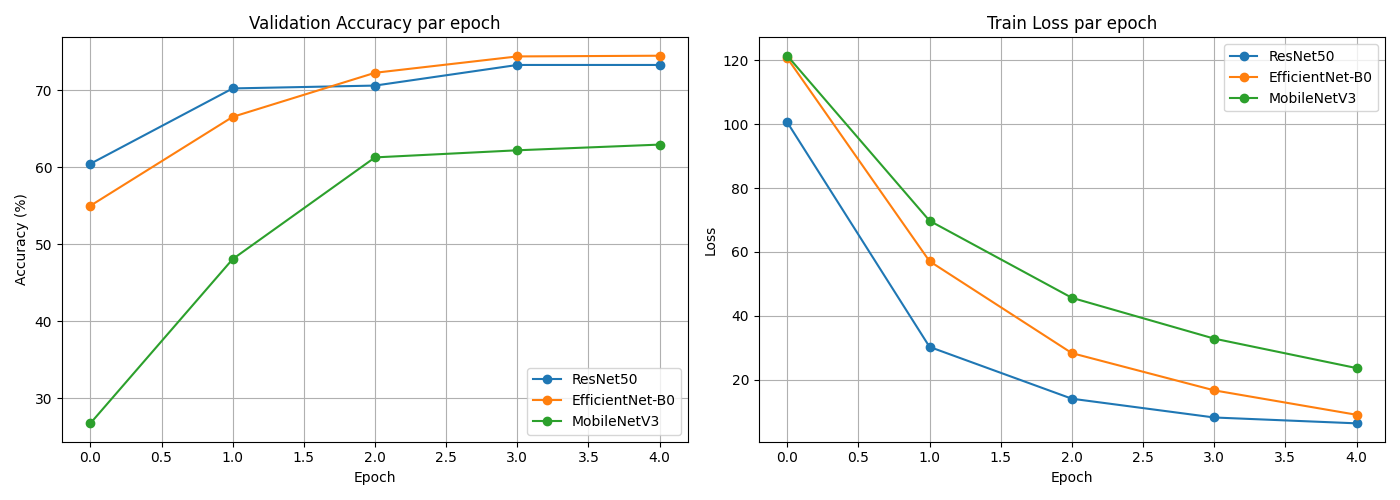

The Python source for this figure:
import torch
import torch.nn as nn
from torchvision import datasets, transforms
from torchvision.models import (
    resnet50, ResNet50_Weights,
    efficientnet_b0, EfficientNet_B0_Weights,
    mobilenet_v3_small, MobileNet_V3_Small_Weights
)
from torch.utils.data import DataLoader
import time
import matplotlib.pyplot as plt

# -----------------------
# PARAMETRES
# -----------------------
batch_size = 64
epochs = 5
lr = 0.0003
train_path = "dataset/train"
val_path = "dataset/val"
device = torch.device("cuda" if torch.cuda.is_available() else "cpu")
print("Device :", device)

# -----------------------
# TRANSFORMATIONS
# -----------------------
train_transform = transforms.Compose([
    transforms.Resize((224, 224)),
    transforms.RandomHorizontalFlip(),
    transforms.RandomRotation(20),
    transforms.ColorJitter(brightness=0.3, contrast=0.3),
    transforms.ToTensor(),
    transforms.Normalize(mean=[0.485, 0.456, 0.406],
                         std=[0.229, 0.224, 0.225])
])

val_transform = transforms.Compose([
    transforms.Resize((224, 224)),
    transforms.ToTensor(),
    transforms.Normalize(mean=[0.485, 0.456, 0.406],
                         std=[0.229, 0.224, 0.225])
])

# -----------------------
# DATASETS
# -----------------------
train_dataset = datasets.ImageFolder(train_path, transform=train_transform)
val_dataset   = datasets.ImageFolder(val_path,   transform=val_transform)
num_classes   = len(train_dataset.classes)

train_loader = DataLoader(train_dataset, batch_size=batch_size, shuffle=True)
val_loader   = DataLoader(val_dataset,   batch_size=batch_size)

# -----------------------
# FONCTION D'ENTRAINEMENT
# -----------------------
def train_model(model, model_name):
    print(f"\n{'='*40}")
    print(f"  Entraînement : {model_name}")
    print(f"{'='*40}")

    model = model.to(device)
    criterion = nn.CrossEntropyLoss()
    optimizer = torch.optim.Adam(model.parameters(), lr=lr)

    history = {"train_loss": [], "val_accuracy": []}
    start_time = time.time()

    for epoch in range(epochs):
        # --- TRAIN ---
        model.train()
        total_loss = 0
        for images, labels in train_loader:
            images, labels = images.to(device), labels.to(device)
            optimizer.zero_grad()
            outputs = model(images)
            loss = criterion(outputs, labels)
            loss.backward()
            optimizer.step()
            total_loss += loss.item()

        # --- VALIDATION ---
        model.eval()
        correct, total = 0, 0
        with torch.no_grad():
            for images, labels in val_loader:
                images, labels = images.to(device), labels.to(device)
                outputs = model(images)
                _, predicted = torch.max(outputs, 1)
                total += labels.size(0)
                correct += (predicted == labels).sum().item()

        accuracy = 100 * correct / total
        history["train_loss"].append(total_loss)
        history["val_accuracy"].append(accuracy)
        print(f"Epoch {epoch+1}/{epochs} | Loss: {total_loss:.2f} | Val Accuracy: {accuracy:.2f}%")

    duration = time.time() - start_time
    print(f"⏱️ Temps total : {duration:.1f}s")
    return history, duration

# -----------------------
# CREATION DES MODELES
# -----------------------
def get_resnet50():
    m = resnet50(weights=ResNet50_Weights.DEFAULT)
    m.fc = nn.Linear(m.fc.in_features, num_classes)
    return m

def get_efficientnet():
    m = efficientnet_b0(weights=EfficientNet_B0_Weights.DEFAULT)
    m.classifier[1] = nn.Linear(m.classifier[1].in_features, num_classes)
    return m

def get_mobilenet():
    m = mobilenet_v3_small(weights=MobileNet_V3_Small_Weights.DEFAULT)
    m.classifier[3] = nn.Linear(m.classifier[3].in_features, num_classes)
    return m

# -----------------------
# LANCEMENT
# -----------------------
models_to_compare = {
    "ResNet50":       get_resnet50(),
    "EfficientNet-B0": get_efficientnet(),
    "MobileNetV3":    get_mobilenet(),
}

results = {}
for name, model in models_to_compare.items():
    history, duration = train_model(model, name)
    results[name] = {"history": history, "duration": duration}

# -----------------------
# GRAPHIQUES
# -----------------------
fig, axes = plt.subplots(1, 2, figsize=(14, 5))

for name, data in results.items():
    axes[0].plot(data["history"]["val_accuracy"], marker='o', label=name)
    axes[1].plot(data["history"]["train_loss"],   marker='o', label=name)

axes[0].set_title("Validation Accuracy par epoch")
axes[0].set_xlabel("Epoch")
axes[0].set_ylabel("Accuracy (%)")
axes[0].legend()
axes[0].grid(True)

axes[1].set_title("Train Loss par epoch")
axes[1].set_xlabel("Epoch")
axes[1].set_ylabel("Loss")
axes[1].legend()
axes[1].grid(True)

plt.tight_layout()
plt.savefig("comparaison_modeles.png")
plt.show()

# -----------------------
# TABLEAU RECAPITULATIF
# -----------------------
print("\n📊 RÉSULTATS FINAUX")
print(f"{'Modèle':<20} {'Accuracy finale':>16} {'Temps (s)':>10}")
print("-" * 50)
for name, data in results.items():
    acc = data["history"]["val_accuracy"][-1]
    dur = data["duration"]
    print(f"{name:<20} {acc:>15.2f}% {dur:>10.1f}s")
